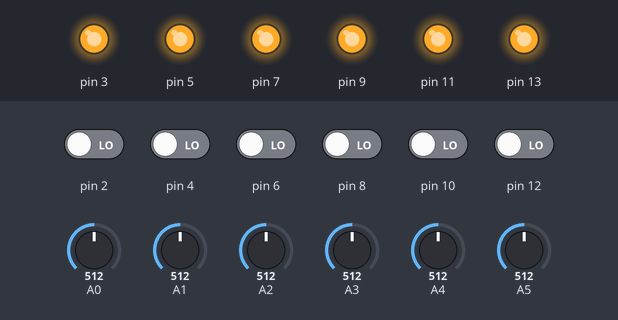
Bench run of a sketch on a simulated Arduino Uno, built with avr-gcc and run on an emulated ATmega328P. Parts: output pins drawn as LEDs (lit = HIGH). Dashed ring = blinking. The test bench sets the inputs (shaded band); at power-on: pin 2, pin 4, pin 6, pin 8, pin 10, pin 12 LOW, A0 = 512, A1 = 512, A2 = 512, A3 = 512, A4 = 512, A5 = 512.

Above: at 1.2 s.
1.3 s: A0 set to 534
At 3.1 s:
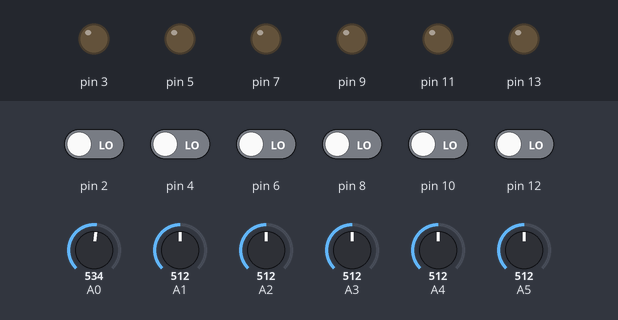
At 4.23 s:
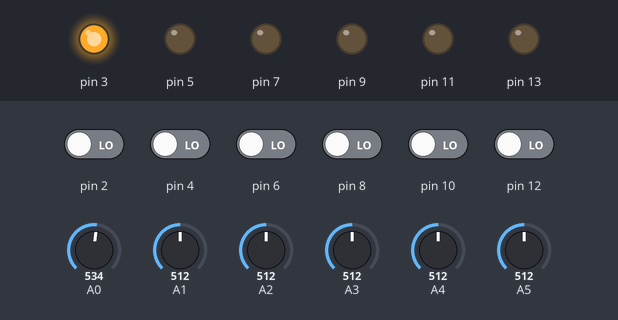
4.3 s: A1 set to 992
At 7.17 s:
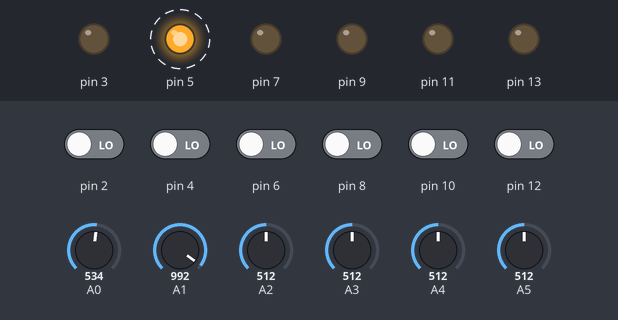
7.3 s: pin 4 driven HIGH
10.3 s: pin 6 driven HIGH
13.3 s: A2 set to 716
At 13.7 s:
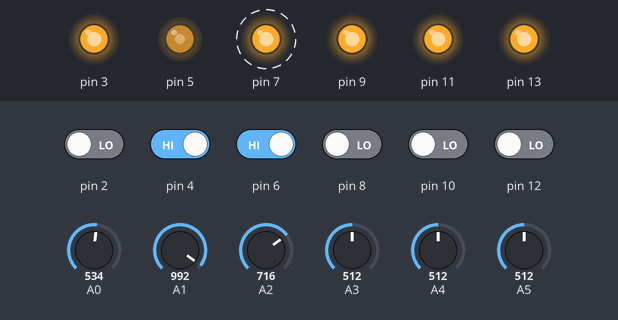
16.3 s: A3 set to 520
Timing chart, 0 to 37.9 s (numbered marks = the images above; inputs shaded):
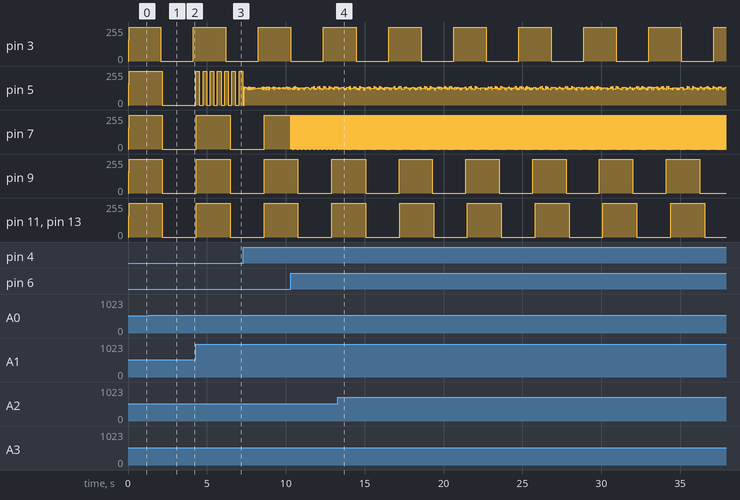

The sketch:

arduino_squarewave_clock_trigger_source.ino
```cpp
/*
 * A square wave module with audio and LFO frequency modes. Usable as a clock/gate/trigger source or a square wave tone.
 *  - Each module contains four square wave oscillators.
 *  - Frequency is controlled by a potentiometer and a switch. Range is ~0.25Hz to 10Hz in LFO mode and ~30Hz to ~500Hz in audio mode
 *  - Each oscillator requires three pins: one analog pin and two GPIO.
 *
 *  THIS MODULE IS FINISHED. No optimizations necessary.
 *
 *  EDIT! V2 WILL SACRIFICE TWO OSCILLATORS FOR PULSE WIDTH CONTROL! I think this will be super nice to have for the LFO and also a pretty fun option for the VCO.
 */


class SquareWaveClock
{
  //pins
  byte periodPin, modePin, outputPin;

  //state variables
  unsigned long previousMillis;
  int period;
  bool mode, output;

  public:
  SquareWaveClock(byte pin1, byte pin2, byte pin3)
  {
    periodPin = pin1;
    modePin = pin2;
    outputPin = pin3;
  }

  void toggleOutput() {
    if (output==0) { output = 1; }
    else { output = 0; }
  }

  void updateControlParams() {
    mode = digitalRead(modePin);
    if (mode == 0) { period = 4196 - (analogRead(periodPin) << 2); }
    else           { period = 34 - (analogRead(periodPin) >> 5); }
  }

  void setupFunc() {
    pinMode(outputPin, OUTPUT);
    pinMode(modePin, INPUT);
    previousMillis = millis();
    output = LOW;
  }

  void loopFunc() {
    if (millis() - previousMillis >= period) {
      toggleOutput();
      previousMillis = millis();
    }
    digitalWrite(outputPin, output);
  }

/*
  void debug() {
    Serial.print("MODE: ");
    Serial.print(mode);
    Serial.print("\n");
    Serial.print("PERIOD");
    Serial.print(period);
    Serial.print("\n");
    Serial.print("PREVIOUS MILLIS VALUE: ");
    Serial.print(previousMillis);
    Serial.print("\n");
    Serial.print("\n");
    Serial.print("\n");
  }
  */
};


SquareWaveClock swc1(A0, 2, 3);
SquareWaveClock swc2(A1, 4, 5);
SquareWaveClock swc3(A2, 6, 7);
SquareWaveClock swc4(A3, 8, 9);
SquareWaveClock swc5(A4, 10, 11);
SquareWaveClock swc6(A5, 12, 13);


unsigned long update_control_timer = 0;
int update_control_period = 30;

//int debug_counter = 0;

void setup() {
  swc1.setupFunc();
  swc2.setupFunc();
  swc3.setupFunc();
  swc4.setupFunc();
  swc5.setupFunc();
  swc6.setupFunc();
  update_control_timer = millis();
  //Serial.begin(9600);
}

void loop() {
  swc1.loopFunc();
  swc2.loopFunc();
  swc3.loopFunc();
  swc4.loopFunc();
  swc5.loopFunc();
  swc6.loopFunc();

  if (millis() - update_control_timer >= update_control_period) {
    swc1.updateControlParams();
    swc2.updateControlParams();
    swc3.updateControlParams();
    swc4.updateControlParams();
    swc5.updateControlParams();
    swc6.updateControlParams();
  }
}
```

Measured:
- the behaviour switches between 515 and 516 on A0 (found by bisection; images 0 and 1)
- after the input at 1.3 s, pin 3: 255/255 → 0/255 after 0.79 s instead of 0.88 s
- after the input at 13.3 s, pin 7: alternates 255/255 for 0.01 s and 0/255 for 0.01 s, starting after 0.06 s
- by itself, pin 7: alternates 255/255 for 0.02 s and 0/255 for 0.02 s
- by itself, pin 9, pin 11, pin 13: alternates 255/255 for 2.1 s and 0/255 for 2.1 s
